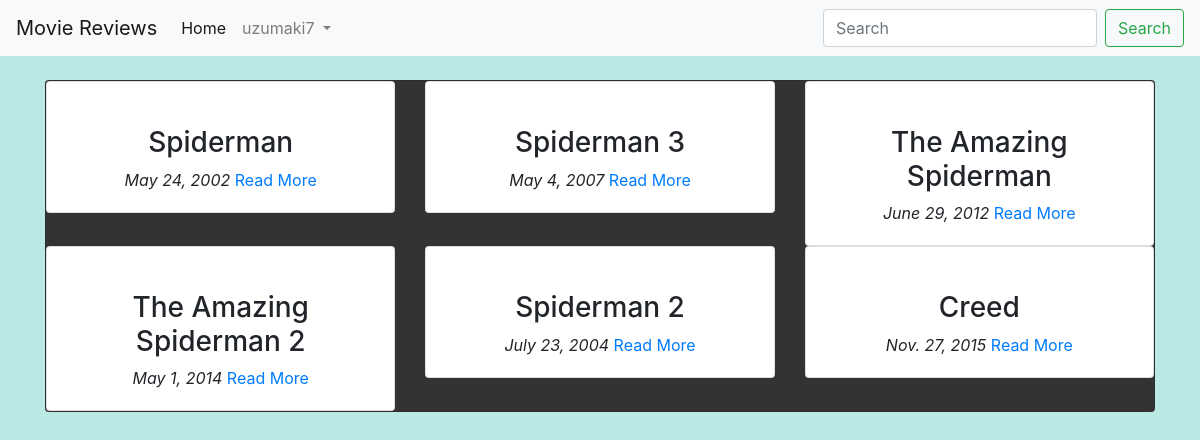
Screenshot of / (signed in) with the database file from the repository.
### main/models.py (models this page shows, shortened)
class Movie(models.Model):
    name=models.CharField(max_length=300)
    director=models.CharField(max_length=300)
    cast=models.CharField(max_length=600)
    description=models.TextField(max_length=5000)
    release_date=models.DateField()
    avRating=models.FloatField(default=0)
    image=models.URLField(default=None,null=True)

### main/views.py (the view)
# urls.py: path('', views.home,name="home"),
def home(request):
    query=request.GET.get("title")
    allMovies=None
    if query:
        allMovies=Movie.objects.filter(name__icontains=query)
    else:
        allMovies = Movie.objects.all()
    context={
        "movies": allMovies,
    }
    return render(request, 'main/index.html',context)

### main/templates/main/index.html (shortened to what this page needs)
{% extends 'main/base.html' %}
{% block content %}
 <div class="container">
     <br>
     <div class="card" id="backdrop">
         <div class="card_body">
             <div class="row">
                {% for movie in movies %}
                <div class="col-md-4">
                    <div class="card">
                        <div class="card-body">
                            <div class="text-center">
                            <h3 class="text-center">{{ movie.name}}</h3>
                            <i class="text-center">{{ movie.release_date }}</i>
                            <a href="{% url 'main:detail' movie.id %}"> Read More</a>
                        </div>
                        </div>
                    </div>
                </div>
                {% endfor %}
             </div>
         </div>
     </div>
 </div>
{% endblock %}

### main/templates/main/base.html (shortened to what this page needs)
<!doctype html>
<html lang="en">
  <head>
    <link rel="stylesheet" href="https://maxcdn.bootstrapcdn.com/bootstrap/4.0.0/css/bootstrap.min.css">
    {% load static %}
    <link rel="stylesheet" href="{% static 'css/main.css' %}">
  </head>
  <body>
    <nav class="navbar navbar-expand-lg navbar-light bg-light">
        <a class="navbar-brand" href="#">Movie Reviews</a>
        <div class="collapse navbar-collapse" id="navbarSupportedContent">
          <ul class="navbar-nav mr-auto">
            {% if user.is_authenticated %}
            <li class="nav-item active">
              <a class="nav-link" href="{% url 'main:home' %}">Home <span class="sr-only">(current)</span></a>
            </li>
            <li class="nav-item dropdown">
              <a class="nav-link dropdown-toggle" href="#" id="navbarDropdown" role="button" data-toggle="dropdown" aria-haspopup="true" aria-expanded="false">
                {{ user.username }}
              </a>
            </li>
            {%endif%}
          </ul>
          <form class="form-inline my-2 my-lg-0" method="GET" action="{% url 'main:home' %}">
            <input class="form-control mr-sm-2" type="search" placeholder="Search" aria-label="Search" name="title">
            <button class="btn btn-outline-success my-2 my-sm-0" type="submit">Search</button>
          </form>
        </div>
      </nav>
    {% block content %}
    {% endblock %}
  </body>
</html>

### main/static/css/main.css (style rules this page uses)
body { background-color: #bae8e5 }
#backdrop { background-color:#333333 }

### rows the page displays
Movie: name "Spiderman", release_date "May 24, 2002"
Movie: name "Spiderman 3", release_date "May 4, 2007"
Movie: name "The Amazing Spiderman", release_date "June 29, 2012"
Movie: name "The Amazing Spiderman 2", release_date "May 1, 2014"
Movie: name "Spiderman 2", release_date "July 23, 2004"
Movie: name "Creed", release_date "Nov. 27, 2015"

### other values shown
{{ user.username }} "uzumaki7"
